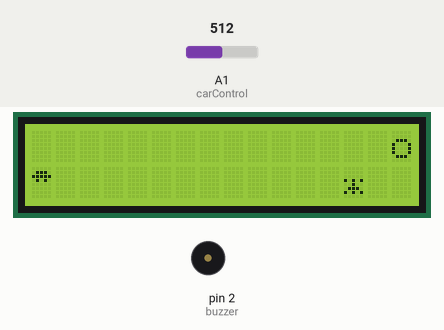
This sketch was run on a simulated Arduino Uno, built with avr-gcc and run on an emulated ATmega328P. Parts: 16×2 character LCD, buzzer (waves = sounding, pin HIGH). The test bench sets the inputs (shaded band); at power-on: A1 (carControl) = 512. Random numbers use the default seed unless the sketch sets one.

Above: at 3.3 s.
3.4 s: A1 (carControl) set to 496
At 3.87 s:
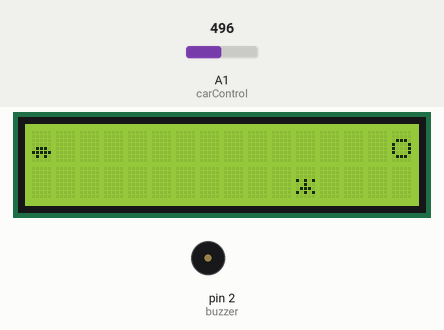
6.4 s: A1 (carControl) set to 263
9.4 s: A1 (carControl) set to 243
At 10.7 s:
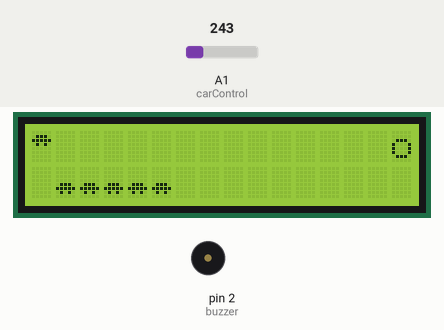
12.4 s: A1 (carControl) set to 260
At 14.2 s:
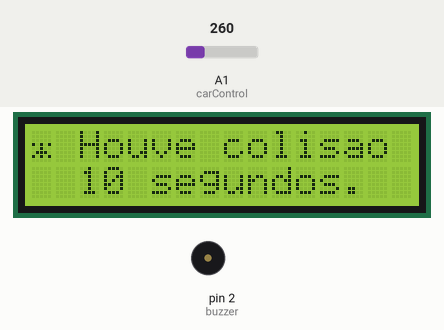
Timing chart, 0 to 15.3 s (numbered marks = the images above; inputs shaded):
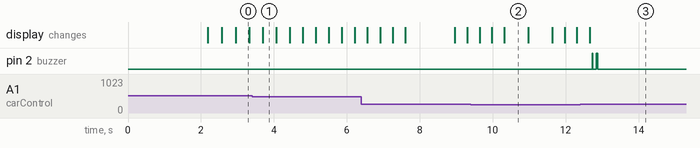

The sketch:

jogoCarro.ino
```cpp
// --- Bibliotecas Auxiliares ---
#include <LiquidCrystal_I2C.h> //inclui biblioteca lcd


// --- Mapeamento de Hardware ---
#define   buzzer        2     //Buzzer para efeito sonoro no pino digital 2
#define   noise        A0     //Ruído aleatória para função rand
#define   carControl   A1     //Potenciômetro de controle do carro no analógico 1


// --- Constantes Utilizadas ---
#define   maxPoint   1024     //Resolução do conversor AD (movimento máximo para o potenciômetro)
#define   minVelo     100     //Velocidade mínima do trânsito
#define   maxVelo     350     //Velocidade máxima do trânsito


// --- Protótipo das Funções Auxiliares ---

void Road(); //função para gerar a estrada
void positionPot(); //Lê posição atual do potenciômetro


// --- Hardware do LCD ---
#define endereco 0x27
#define colunas 16
#define linhas 2

//instanciando objetos
LiquidCrystal_I2C lcd(endereco,colunas,linhas);


byte glyphs[6][8] = {  //Matriz para exibir carros e caminhões

  { B00000, //Carro acima
    B01110,
    B11111,
    B01010,
    B00000,
    B00000,
    B00000,
    B00000}

  ,{B00000, //Carro abaixo
    B00000,
    B00000,
    B00000,
    B01110,
    B11111,
    B01010,
    B00000}

  ,{B01100, //Caminhão acima
    B11111,
    B11111,
    B11011,
    B00000,
    B00000,
    B00000,
    B00000}

  ,{B00000, //Caminhão abaixo
    B00000,
    B00000,
    B01100,
    B11111,
    B11111,
    B11011,
    B00000}

  ,{B10101, //Colisão acima
    B00100,
    B01110,
    B10101,
    B00000,
    B00000,
    B00000,
    B00000}

  ,{B00000, //Colisão abaixo
    B00000,
    B00000,
    B10101,
    B00100,
    B01110,
    B10101,
    B00000}

};

const char BLANK=32;

char car2glyphs[4][2] = {

  {1,BLANK},{2,BLANK},{BLANK,1},{BLANK,2}

};

char truck2glyphs[4][2] = {

  {3,BLANK},{4,BLANK},{BLANK,3},{BLANK,4}

};

char crash2glyphs[4][2] = {

  {5,BLANK},{6,BLANK},{BLANK,5},{BLANK,6}

};


int road[15];                 //Posição dos carros para desvio
char line_buff[2+15];         //Buffer de preenchimento de linha
int road_index;               //Indicador da estrada
int car_pos;                  //Posição do seu carro
const int MAXROADPOS = 3*4;   //Propabilidade de um carro numa coluna
int step_duration;            //Tempo de duração
boolean crash;                //flag de colisão
unsigned int crashtime;       //tempo de colisão


// --- Configurações Iniciais ---
void setup()
{
  lcd.backlight();
  // Inicia variáveis
  crash      = 0x00;
  crashtime  = 0x00;
  road_index = 0x00;
  step_duration = maxVelo;
  line_buff[1+15] = '\0';

//Semente aleatória
  randomSeed(analogRead(noise));

//Gera caracteres especiais (carros)
  for (int i=0; i<6; i++) lcd.createChar(i+1,glyphs[i]);

  for (int i=0; i<15; i++) road[i]=-1;


  pinMode(buzzer, OUTPUT);  //Saída para controle do buzzer

  analogWrite(buzzer,0);    //inicia desligado


  lcd.begin(16,2);  //Inicializa LCD 16x2

//Chama funções auxiliares
  positionPot();
  Road();

  lcd.setCursor(1,0); //Posiciona cursor
  lcd.print("Jogo do Trafego");  //Imprime no lcd

  lcd.setCursor(1,1); //Posiciona cursor
  lcd.print(" ETEC "); //Imprime no lcd

  delay(2000); // Aguarda 2 segundos antes de começar o jogo.

} //end setup


// --- Loop Infinito ---
void loop()
{

  unsigned long now = millis()-2000;   //Tempo atual do contador de programa menos o atraso inicial

  if (!crash) //Houve colisão?
  {           //Não

    positionPot(); //Pega a posição atual do potenciômetro

    crash = (car_pos==road[road_index]);

  } //end if !crash


  if (crash) //Houve colisão?
  {          //Sim

    if (!crashtime)
    {

      crashtime=now;

      Road();

      lcd.setCursor(2,0); //posiciona cursor

      lcd.print("Houve colisao  "); //imprime no LCD

      lcd.setCursor(2,1); //posiciona cursos

      lcd.print(now/1000); //imprime tempo atual em segundos

      lcd.print(" segundos."); //imprime no LCD

    } //end if !crashtime


    if ((now-crashtime) < 250) analogWrite(buzzer,random(255));

    else analogWrite(buzzer,0);

    delay(20);

  }

  else
  {

    int prev_pos = road[(road_index-1)%15];

    int this_pos = random(MAXROADPOS);

    while (abs(this_pos-prev_pos)<2)
    {

      this_pos = random(MAXROADPOS);

    }


    road[road_index] = this_pos;

    road_index = (road_index+1)%15;

    Road();

    delay(step_duration); // Delay de 300 milisegundos.

    if (step_duration>minVelo) step_duration--;


  }


} // end loop


// --- Desenvolvimento das funções auxiliares ---
void positionPot() //Lê posição atual do potenciômetro
{

  car_pos = map(analogRead(carControl),0,1024,0,4);

}


void Road() //Desenha a estrada
{

  for (int i=0; i<2; i++)
  {

    if(crash) line_buff[0]=crash2glyphs[car_pos][i];

    else line_buff[0]=car2glyphs[car_pos][i];


     for (int j=0; j<15; j++)
     {

        int pos = road[(j+road_index)%15];

        line_buff[j+1]= pos>=0&&pos>4?truck2glyphs[pos][i]:BLANK;

    } //end for aninhado

       lcd.setCursor(0,i);
       lcd.print(line_buff);

  } //end for

} //end Road
```

Measured:
- the behaviour switches between 512 and 511 on A1 (carControl) (found by bisection; images 0 and 1)
- the behaviour switches between 256 and 255 on A1 (carControl) (found by bisection; images 1 and 2)
- by itself, pin 2 (buzzer): alternates HIGH for 0.03 s and LOW for 0.10 s, 4 changes in all, then stays LOW
- what the display in image 2 shows lasts 0.7 s, from 10.3 s to 11.0 s
